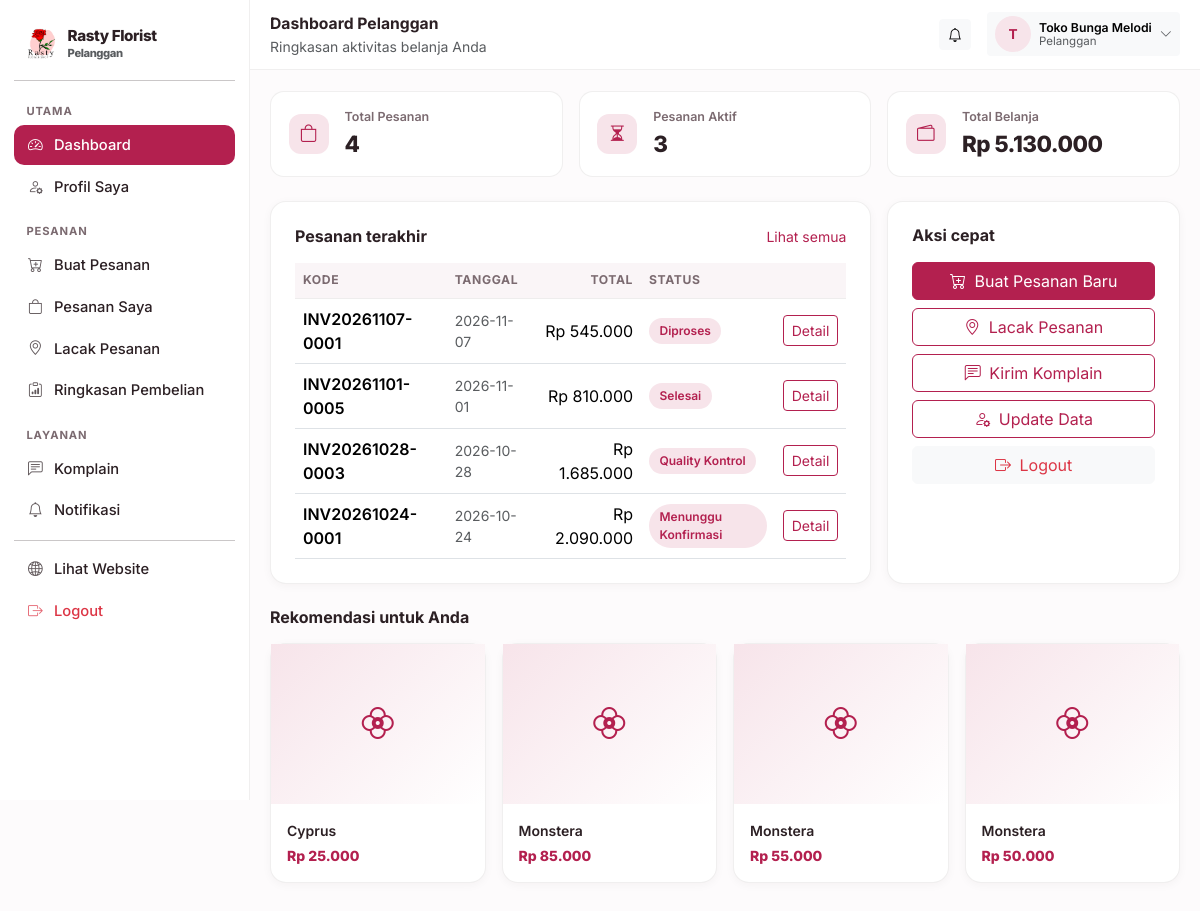
The page /pelanggan/ (signed in) on the database its author committed.
### tables this page shows
CREATE TABLE settings (
    key TEXT PRIMARY KEY,
    value TEXT
);

CREATE TABLE users (
    id INTEGER PRIMARY KEY AUTOINCREMENT,
    username TEXT UNIQUE NOT NULL,
    password_hash TEXT NOT NULL,
    nama TEXT NOT NULL,
    role TEXT NOT NULL,
    telepon TEXT DEFAULT '',
    email TEXT DEFAULT '',
    alamat TEXT DEFAULT '',
    aktif INTEGER NOT NULL DEFAULT 1,
    created_at TEXT NOT NULL
);

CREATE TABLE orders (
    id INTEGER PRIMARY KEY AUTOINCREMENT,
    kode TEXT UNIQUE NOT NULL,
    user_id INTEGER,
    nama_pelanggan TEXT NOT NULL,
    telepon TEXT DEFAULT '',
    alamat TEXT DEFAULT '',
    catatan TEXT DEFAULT '',
    subtotal INTEGER NOT NULL DEFAULT 0,
    ongkir INTEGER NOT NULL DEFAULT 0,
    total INTEGER NOT NULL DEFAULT 0,
    metode_bayar TEXT DEFAULT 'Transfer Bank',
    status TEXT NOT NULL DEFAULT 'Menunggu Konfirmasi',
    status_bayar TEXT NOT NULL DEFAULT 'Belum Bayar',
    pengiriman TEXT DEFAULT 'Dikirim',
    dibuat_oleh INTEGER,
    created_at TEXT NOT NULL,
    updated_at TEXT NOT NULL
, kode_lacak TEXT DEFAULT '');

CREATE TABLE products (
    id INTEGER PRIMARY KEY AUTOINCREMENT,
    nama TEXT NOT NULL,
    deskripsi TEXT DEFAULT '',
    kategori TEXT DEFAULT 'Bunga Potong',
    harga INTEGER NOT NULL DEFAULT 0,
    stok INTEGER NOT NULL DEFAULT 0,
    stok_minimum INTEGER DEFAULT 5,
    satuan TEXT DEFAULT 'ikat',
    gambar TEXT DEFAULT '',
    aktif INTEGER NOT NULL DEFAULT 1,
    created_at TEXT NOT NULL
, min_order INTEGER NOT NULL DEFAULT 0, deskripsi_panjang TEXT DEFAULT '', rekomendasi TEXT DEFAULT '', ketentuan TEXT DEFAULT '');

### blueprints/customer.py (the view)
@bp.route("/")
def dashboard():
    user = helpers.current_user()
    orders = database.query(
        "SELECT * FROM orders WHERE user_id = ? ORDER BY id DESC LIMIT 5", (user["id"],))
    stats = database.query(
        "SELECT COUNT(*) AS total, COALESCE(SUM(total),0) AS nilai,"
        " SUM(CASE WHEN status NOT IN ('Selesai','Dibatalkan') THEN 1 ELSE 0 END) AS aktif"
        " FROM orders WHERE user_id = ?", (user["id"],), one=True)
    return render_template("customer/dashboard.html", orders=orders, stats=stats,
                           produk=database.query(
                               "SELECT * FROM products WHERE aktif = 1 ORDER BY id DESC LIMIT 4"))

### blueprints/customer.py (called while the page is built)
@bp.before_request
@helpers.role_required("pelanggan")
def guard():
    pass

### db.py (called while the page is built)
def invoice_logo_px(settings=None):
    ukuran = (settings or all_settings()).get("invoice_logo_ukuran", "sedang")
    for kunci, _label, px in INVOICE_LOGO_UKURAN:
        if kunci == ukuran:
            return px
    return 64

def katalog_dari(settings):
    return {key: settings.get(key, "1") == "1" for key, _label, _ket in KATALOG_SEKSI}

def pengiriman_metode(settings=None):
    data = settings or all_settings()
    aktif = [label for key, label, _ket in PENGIRIMAN_METODE
             if data.get(key, "1") == "1"]
    return aktif or [PENGIRIMAN_METODE[1][1]]

def jam_harian(settings=None):
    data = settings or all_settings()
    hasil = {}
    for key, _label in HARI:
        buka, tutup = JAM_BAWAAN[key]
        hasil[key] = (data.get("jam_buka_" + key, buka), data.get("jam_tutup_" + key, tutup))
    return hasil

def jam_dari(settings):
    return {key: (settings.get("jam_buka_" + key, JAM_BAWAAN[key][0]),
                  settings.get("jam_tutup_" + key, JAM_BAWAAN[key][1]))
            for key, _label in HARI}

def _jam_teks(nilai):
    return nilai.replace(":", ".")

def jam_daftar(settings=None):
    data = settings or all_settings()
    jam = jam_dari(data)
    rows = []
    for key, label in HARI:
        buka, tutup = jam[key]
        rows.append({
            "key": key,
            "label": label,
            "buka": buka,
            "tutup": tutup,
            "tutup_hari": buka == tutup or not buka or not tutup,
            "teks": "%s – %s WIB" % (_jam_teks(buka), _jam_teks(tutup)),
        })
    return rows

def jam_ringkas(settings=None):
    rows = jam_daftar(settings)
    grup = []
    for row in rows:
        nilai = "Tutup" if row["tutup_hari"] else row["teks"]
        if grup and grup[-1][1] == nilai:
            grup[-1][2] = row["label"]
        else:
            grup.append([row["label"], nilai, row["label"]])
    hasil = []
    for awal, nilai, akhir in grup:
        label = awal if awal == akhir else "%s – %s" % (awal, akhir)
        hasil.append((label, nilai))
    return hasil

def toko_buka(settings=None, saat=None):
    saat = saat or datetime.now()
    key = HARI[saat.weekday()][0]
    buka, tutup = jam_harian(settings)[key]
    try:
        jam_buka = datetime.strptime(buka, "%H:%M").time()
        jam_tutup = datetime.strptime(tutup, "%H:%M").time()
    except ValueError:
        return False
    return jam_buka <= saat.time() <= jam_tutup

### templates/customer/dashboard.html (shortened to what this page needs)
{% extends "panel_base.html" %}
{% block heading %}Dashboard Pelanggan{% endblock %}
{% block subheading %}Ringkasan aktivitas belanja Anda{% endblock %}
{% block content %}
<div class="row g-3 mb-4">
  <div class="col-6 col-lg-4">
    <div class="rf-stat d-flex align-items-center gap-3">
      <div class="icon"><i class="bi bi-bag"></i></div>
      <div><div class="label">Total Pesanan</div><div class="value">{{ stats.total }}</div></div>
    </div>
  </div>
  <div class="col-6 col-lg-4">
    <div class="rf-stat d-flex align-items-center gap-3">
      <div class="icon"><i class="bi bi-hourglass-split"></i></div>
      <div><div class="label">Pesanan Aktif</div><div class="value">{{ stats.aktif or 0 }}</div></div>
    </div>
  </div>
  <div class="col-12 col-lg-4">
    <div class="rf-stat d-flex align-items-center gap-3">
      <div class="icon"><i class="bi bi-wallet2"></i></div>
      <div><div class="label">Total Belanja</div><div class="value">{{ rupiah(stats.nilai) }}</div></div>
    </div>
  </div>
</div>
<div class="row g-3">
  <div class="col-lg-8">
    <div class="rf-card p-3 p-md-4">
      <div class="d-flex justify-content-between align-items-center mb-3">
        <h6 class="fw-bold mb-0">Pesanan terakhir</h6>
        <a href="{{ url_for('customer.orders') }}" class="small">Lihat semua</a>
      </div>
      <div class="table-responsive rf-scroll-x">
        <table class="table table-rf align-middle mb-0">
          <thead><tr><th>Kode</th><th>Tanggal</th><th class="text-end">Total</th><th>Status</th><th></th></tr></thead>
          <tbody>
            {% for o in orders %}
            <tr>
              <td class="fw-semibold">{{ o.kode }}</td>
              <td class="small text-muted">{{ o.created_at[:10] }}</td>
              <td class="text-end">{{ rupiah(o.total) }}</td>
              <td><span class="rf-chip">{{ o.status }}</span></td>
              <td class="text-end"><a class="btn btn-sm btn-outline-rf" href="{{ url_for('customer.order_detail', order_id=o.id) }}">Detail</a></td>
            </tr>
            {% else %}
            <tr><td colspan="5"><div class="rf-empty">Belum ada pesanan. <a href="{{ url_for('customer.new_order') }}">Buat pesanan pertama</a>.</div></td></tr>
            {% endfor %}
          </tbody>
        </table>
      </div>
    </div>
  </div>
  <div class="col-lg-4">
    <div class="rf-card p-3 p-md-4 h-100">
      <h6 class="fw-bold mb-3">Aksi cepat</h6>
      <div class="d-grid gap-2">
        <a href="{{ url_for('customer.new_order') }}" class="btn btn-primary"><i class="bi bi-cart-plus me-1"></i> Buat Pesanan Baru</a>
        <a href="{{ url_for('customer.track') }}" class="btn btn-outline-rf"><i class="bi bi-geo-alt me-1"></i> Lacak Pesanan</a>
        <a href="{{ url_for('customer.complaints') }}" class="btn btn-outline-rf"><i class="bi bi-chat-left-text me-1"></i> Kirim Komplain</a>
        <a href="{{ url_for('account.profile') }}" class="btn btn-outline-rf"><i class="bi bi-person-gear me-1"></i> Update Data</a>
        <a href="{{ url_for('auth.logout') }}" class="btn btn-light text-danger"><i class="bi bi-box-arrow-right me-1"></i> Logout</a>
      </div>
    </div>
  </div>
</div>
{% if produk %}
<h6 class="fw-bold mt-4 mb-3">Rekomendasi untuk Anda</h6>
<div class="row g-3">
  {% for p in produk %}
  <div class="col-6 col-lg-3">
    <div class="rf-card h-100">
      {% if p.gambar %}
        <img src="{{ url_for('static', filename='uploads/' + p.gambar) }}" class="rf-product-img" alt="">
      {% else %}
        <div class="rf-img-placeholder"><i class="bi bi-flower2"></i></div>
      {% endif %}
      <div class="p-3">
        <div class="fw-semibold small">{{ p.nama }}</div>
        <div class="rf-price small mt-1">{{ rupiah(p.harga) }}</div>
      </div>
    </div>
  </div>
  {% endfor %}
</div>
{% endif %}
{% endblock %}

### templates/panel_base.html (shortened to what this page needs)
<!doctype html>
<html lang="id">
<head>
  <link href="https://cdn.jsdelivr.net/npm/bootstrap@5.3.3/dist/css/bootstrap.min.css" rel="stylesheet">
  <link href="https://cdn.jsdelivr.net/npm/bootstrap-icons@1.11.3/font/bootstrap-icons.min.css" rel="stylesheet">
</head>
<body>
<div class="rf-shell">
  <aside class="rf-sidebar" id="rfSidebar">
    <a href="{{ panel_url }}" class="d-flex align-items-center gap-2 rf-brand px-2 py-2 mb-2">
      {% if settings.logo %}
        <img src="{{ url_for('static', filename='uploads/' + settings.logo) }}" alt="Logo">
      {% else %}
        <span class="rf-brand-mark">R</span>
      {% endif %}
      <div>
        <div style="font-size:.95rem;line-height:1.1">{{ settings.nama_toko }}</div>
        <div class="small text-muted" style="font-size:.7rem">{{ ROLE_LABEL.get(current_user.role, '') }}</div>
      </div>
    </a>
    <hr class="my-2">
    <ul class="nav flex-column">
      {% for grup, item_menu in menu %}
        {% set visible = item_menu | selectattr('2', 'in', features_aktif) | list %}
        {% if visible %}
          <li class="rf-sidebar-head">{{ grup }}</li>
          {% for label, endpoint, fitur, ikon in visible %}
          <li class="nav-item">
            <a class="nav-link {% if request.endpoint == endpoint %}active{% endif %}" href="{{ url_for(endpoint) }}">
              <span class="rf-ico"><i class="bi bi-{{ ikon }}"></i></span>
              <span>{{ label }}</span>
            </a>
          </li>
          {% endfor %}
        {% endif %}
      {% endfor %}
    </ul>
    <hr class="my-2">
    <ul class="nav flex-column">
      <li class="nav-item">
        <a class="nav-link" href="{{ url_for('public.index') }}" target="_blank">
          <span class="rf-ico"><i class="bi bi-globe2"></i></span><span>Lihat Website</span>
        </a>
      </li>
      <li class="nav-item">
        <a class="nav-link text-danger" href="{{ url_for('auth.logout') }}">
          <span class="rf-ico"><i class="bi bi-box-arrow-right"></i></span><span>Logout</span>
        </a>
      </li>
    </ul>
  </aside>
  <div class="rf-main">
    <div class="rf-topbar">
      <div class="flex-grow-1">
        <div class="fw-bold" style="font-size:.98rem">{% block heading %}Panel{% endblock %}</div>
        <div class="small text-muted">{% block subheading %}{% endblock %}</div>
      </div>
      <a href="{{ notif_url or url_for('public.index') }}" class="btn btn-sm btn-light position-relative">
        <i class="bi bi-bell"></i>
      </a>
      <div class="dropdown">
        <button class="btn btn-sm btn-light d-flex align-items-center gap-2 border-0" type="button"
                data-bs-toggle="dropdown" data-bs-display="static" aria-expanded="false">
          <span class="rf-avatar">{{ current_user.nama[:1]|upper }}</span>
          <span class="d-none d-md-block small text-start" style="line-height:1.1">
            <span class="fw-semibold d-block">{{ current_user.nama }}</span>
            <span class="text-muted d-block" style="font-size:.72rem">{{ ROLE_LABEL.get(current_user.role, '') }}</span>
          </span>
          <i class="bi bi-chevron-down small text-muted"></i>
        </button>
      </div>
    </div>
    <div class="rf-content">
      {% block content %}{% endblock %}
    </div>
  </div>
</div>
</body>
</html>

### rows shown on the page
settings: value (picture)
settings: nama_toko "Rasty Florist"
users: get "Pelanggan", nama "T", nama "Toko Bunga Melodi"
orders: kode "INV20261107-0001", created_at "2026-11-07", total "Rp 545.000", status "Diproses"
orders: kode "INV20261101-0005", created_at "2026-11-01", total "Rp 810.000", status "Selesai"
orders: kode "INV20261028-0003", created_at "2026-10-28", total "Rp 1.685.000", status "Quality Kontrol"
orders: kode "INV20261024-0001", created_at "2026-10-24", total "Rp 2.090.000", status "Menunggu Konfirmasi"
products: nama "Cyprus", harga "Rp 25.000"
products: nama "Monstera", harga "Rp 85.000"
products: nama "Monstera", harga "Rp 55.000"
products: nama "Monstera", harga "Rp 50.000"

### other values the page prints
{{ grup }} "UTAMA" "PESANAN" "LAYANAN"
{{ label }} "Dashboard" "Profil Saya" "Buat Pesanan" "Pesanan Saya" "Lacak Pesanan" "Ringkasan Pembelian" "Komplain" "Notifikasi"
{{ stats.total }} "4"
{{ stats.aktif or 0 }} "3"
{{ rupiah(stats.nilai) }} "Rp 5.130.000"
